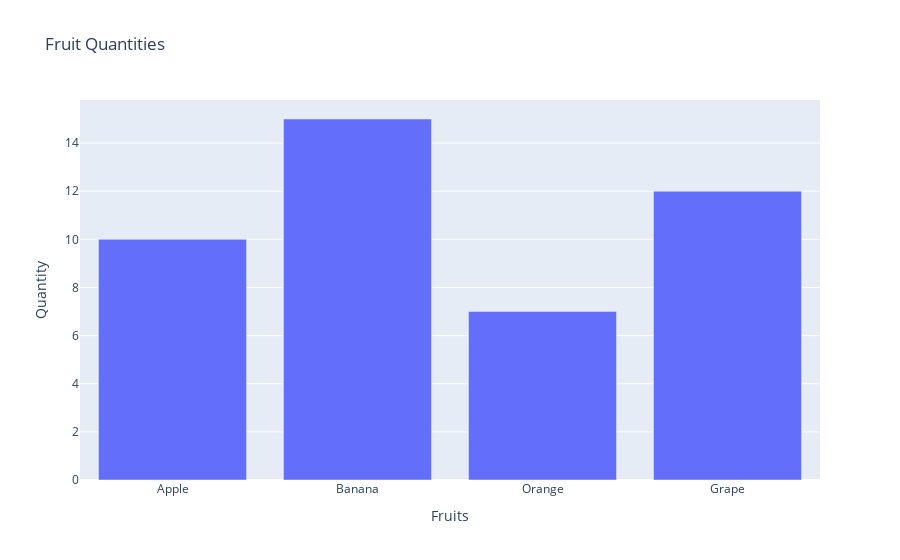

The notebook cell this image was saved under:
### Markdown cell above
## Bar Plot Example

Bar plots are useful for comparing quantities across categories.

### Code cell
bar_data = pd.DataFrame({'Fruits': ['Apple', 'Banana', 'Orange', 'Grape'],
                         'Quantity': [10, 15, 7, 12]})

fig = px.bar(bar_data, x='Fruits', y='Quantity', title="Fruit Quantities")
fig.show()

### Figure 1 — Plotly figure (JSON) as saved in the notebook; plotly's stock layout.template omitted (floating-point values rounded to 4 significant figures)
{"data": [{"alignmentgroup": "True", "hovertemplate": "Fruits=%{x}<br>Quantity=%{y}<extra></extra>", "legendgroup": "", "marker": {"color": "#636efa", "pattern": {"shape": ""}}, "name": "", "offsetgroup": "", "orientation": "v", "showlegend": false, "textposition": "auto", "type": "bar", "x": ["Apple", "Banana", "Orange", "Grape"], "xaxis": "x", "y": [10, 15, 7, 12], "yaxis": "y"}], "layout": {"barmode": "relative", "legend": {"tracegroupgap": 0}, "title": {"text": "Fruit Quantities"}, "xaxis": {"anchor": "y", "domain": [0, 1], "title": {"text": "Fruits"}}, "yaxis": {"anchor": "x", "domain": [0, 1], "title": {"text": "Quantity"}}}}
